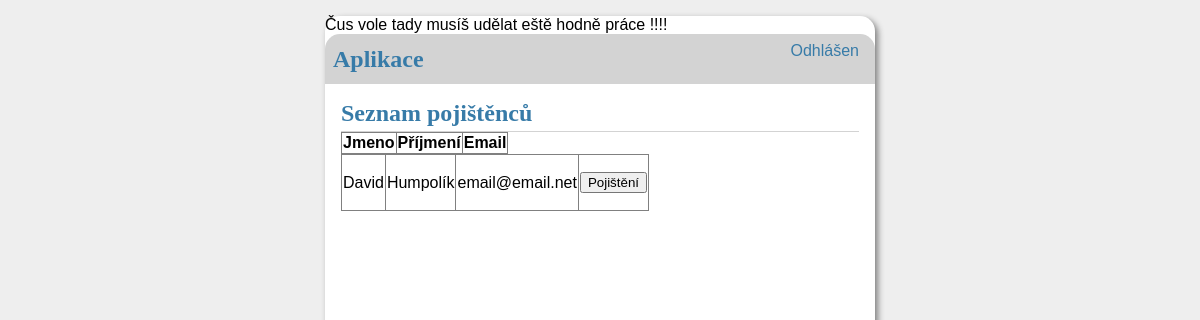
/list, run on an earlier commit of the app's database.
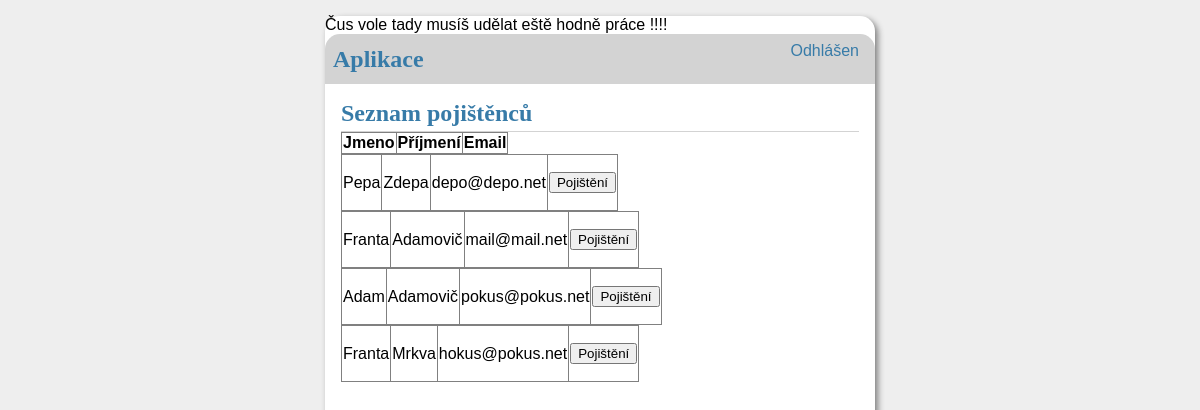
And on a later commit of the database.
### tables this page shows
CREATE TABLE users (
id INTEGER PRIMARY KEY AUTOINCREMENT,
email TEXT UNIQUE NOT NULL,
name TEXT NOT NULL,
surname TEXT NOT NULL,
tel INTEGER NOT NULL,
street_descriptive TEXT NOT NULL,
city TEXT NOT NULL,
zip_code INTEGER NOT NULL
);

### aplikace/extract.py (the view)
@bp.route('/list', methods=('GET', 'POST'))
def list():
    db = get_db()
    posts = db.execute(
        'SELECT name, surname, email FROM users'
    ).fetchall()
    return render_template('extract/extract_list.html', posts=posts)

### aplikace/auth.py (called while the page is built)
@bp.before_app_request
def load_logged_in_user():
    user_id = session.get('email')
    if user_id is None:
        g.user = None
    else:
        g.user = get_db().execute(
            'SELECT * FROM administration WHERE email = ?', (user_id,)
        ).fetchone()

### aplikace/db.py (called while the page is built)
def get_db():
    if 'db' not in g:
        g.db = sqlite3.connect(
            current_app.config['DATABASE'],
            detect_types=sqlite3.PARSE_DECLTYPES
        )
        g.db.row_factory = sqlite3.Row
    return g.db

### aplikace/templates/extract/extract_list.html (shortened to what this page needs)
{% extends 'base.html' %}
{% block header %}
    <h1> {% block title %}Seznam pojištěnců{% endblock title %}
{% endblock header %}
{% block content %}
        <table  border="1" style="border-collapse: collapse">
            <thead>
                <tr>
                    <th>Jmeno</th>
                    <th>Příjmení</th>
                    <th>Email</th>
                </tr>
            </thead>
            {% for post in posts %}
            <table  border="1" style="border-collapse: collapse">
                <tr >
                    <td>{{ post['name'] }}</td>
                    <td>{{ post['surname'] }}</td>
                    <td>{{ post['email'] }}</td>
                    <td><form method="post" action="{{ url_for('insurance.list_insurance') }}">
                            <button type="submit">Pojištění</button>
                        </form>
                    </td>
                </tr>
            </table>
        </table>
        {% endfor %}
{% endblock content %}

### aplikace/templates/base.html (shortened to what this page needs)
<!doctype html>
<link rel="stylesheet" href="{{ url_for('static', filename='style.css')}}">
<nav>
    <h1>Aplikace</h1>
    <ul>
        {% if g.user %}
            <li><span>{{ g.user['name'] }}</span>
            <li><a href="{{ url_for('auth.logout') }}">Odhlásit</a>
        {% else %}
            <li><a href="{{ url_for('auth.login') }}">Odhlášen</a>
        {% endif %}
    </ul>
</nav>
<section class="content">
    <header>
        {% block header %}{% endblock header %}
    </header>
    {% block content %}{% endblock content %}
</section>

### aplikace/static/style.css (style rules this page uses)
h1 { font-family: serif; color: #377ba8; margin: 1rem 0; }
a { color: #377ba8; text-decoration: none; }
nav { background: lightgray; display: flex; align-items: center; padding: 0 0.5rem; border-radius: 15px 15px 0 0; }
nav h1 { flex: auto; margin: 0; }
nav ul { display: flex; list-style: none; margin: 0; padding: 0; }
nav ul li a, nav ul li span, header .action { display: block; padding: 0.5rem; }
.content { padding: 0 1rem 1rem; }
.content > header { border-bottom: 1px solid lightgray; display: flex; align-items: flex-end; }
.content > header h1 { flex: auto; margin: 1rem 0 0.25rem 0; }
.content:last-child { margin-bottom: 0; }
.content form { margin: 1em 0; display: flex; flex-direction: column; }

What changed in the data, as far as the page shows it:
changed users: name "David" → "Pepa"; surname "Humpolík" → "Zdepa"; email "email@email.net" → "depo@depo.net"
added users: name "Franta", surname "Adamovič", email "mail@mail.net"
added users: name "Adam", surname "Adamovič", email "pokus@pokus.net"
added users: name "Franta", surname "Mrkva", email "hokus@pokus.net"
